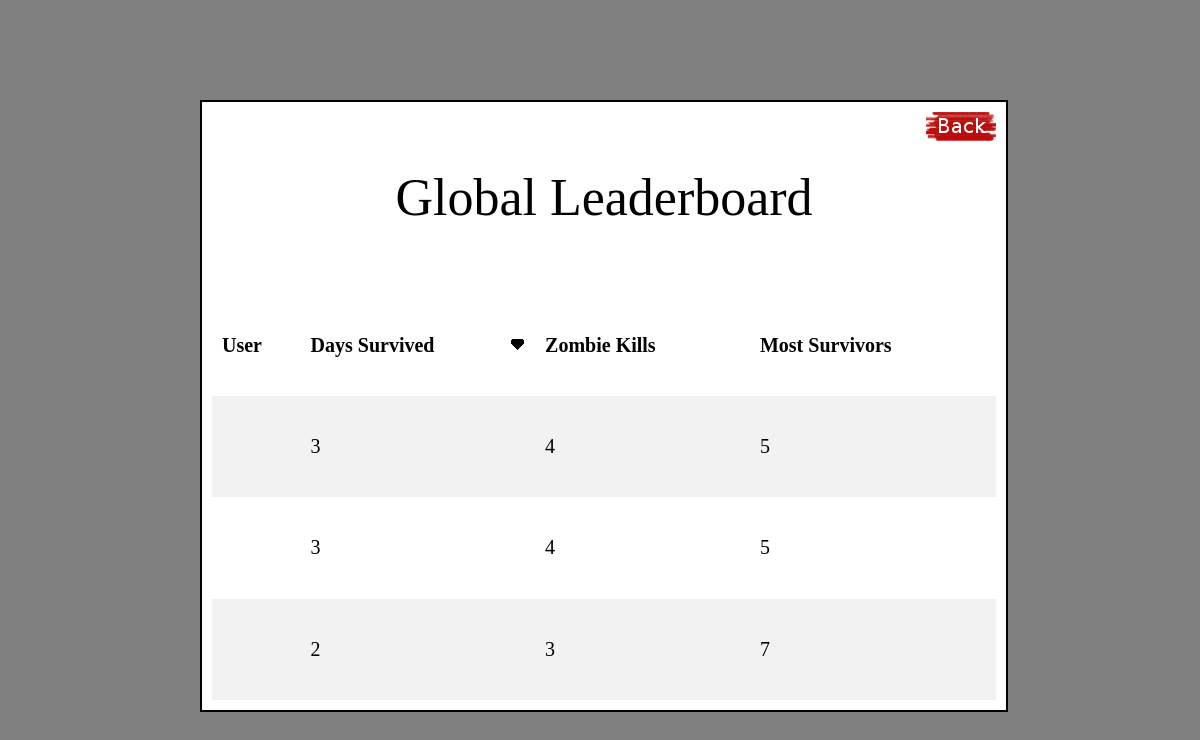
Before: /zombie/leaderboard/ with the older database file.
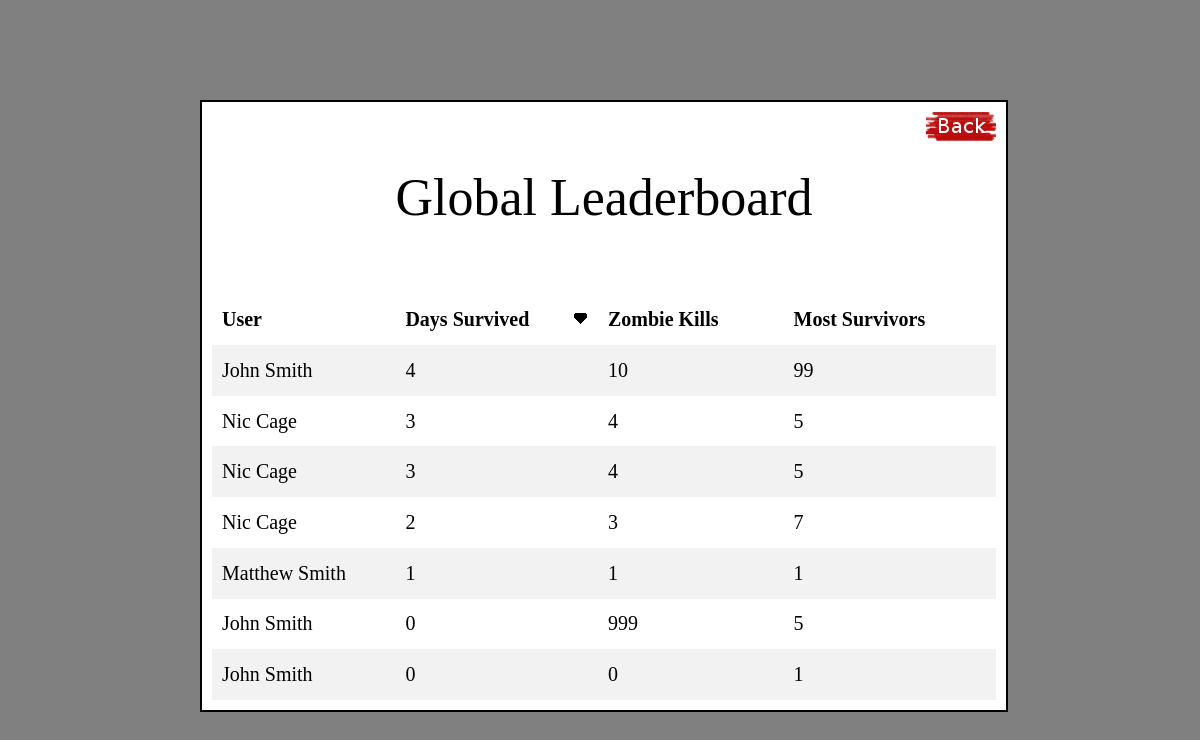
After: the same page with the newer database file.
### zombie/models.py (models this page shows, shortened)
class Score(models.Model):
    user = models.ForeignKey(UserProfile)
    days_survived = models.IntegerField()
    zombie_kills = models.IntegerField()
    most_survivors = models.IntegerField()

class UserProfile(models.Model):
    user = models.OneToOneField(User)
    avatar = models.ImageField(upload_to='profile_images', blank=True)
    friends = models.ManyToManyField('self', blank=True)
    has_killer_badge = models.BooleanField(default=False)
    has_survivor_badge = models.BooleanField(default=False)
    has_gatherer_badge = models.BooleanField(default=False)
    has_people_person_badge = models.BooleanField(default=False)
    has_explorer_badge = models.BooleanField(default=False)
    has_noob_badge = models.BooleanField(default=False)

### zombie/views.py (the view)
def leaderboard(request):
    if request.method == 'POST':
        if request.POST.get('sort_by') == 'days_survived':
            scores = Score.objects.order_by('-days_survived')[:10]
            scores_sorted_by = "days_survived"
        elif request.POST.get('sort_by') == 'zombie_kills':
            scores = Score.objects.order_by('-zombie_kills')[:10]
            scores_sorted_by = "zombie_kills"
        elif request.POST.get('sort_by') == 'most_survivors':
            scores = Score.objects.order_by('-most_survivors')[:10]
            scores_sorted_by = "most_survivors"
        else:
            scores = Score.objects.order_by('-days_survived')[:10]
            scores_sorted_by = "days_survived"
    else:
        scores = Score.objects.order_by('-days_survived')[:10]
        scores_sorted_by = "days_survived"
    context_dict = {
        'scores':scores,
        'scores_sorted_by':scores_sorted_by
    }
    return render(request, 'zombie/leaderboard.html', context_dict)

### templates/zombie/leaderboard.html (shortened to what this page needs)
<!DOCTYPE html>
{% load staticfiles %}
<html>
    <head>
        <link rel="stylesheet" type="text/css" href="{% static 'css/common_style.css' %}" />
        <link rel="stylesheet" type="text/css" href="{% static 'css/leaderboard_style.css' %}" />
    </head>
    <body>
        <div id="content_area">
            <div id="leaderboard_word">
                <span>Global Leaderboard</span>
            </div>
            <div id="back_button_div">
                <a href="/zombie/"><img src="{% static 'img/profile_back.png' %}"/></a>
            </div>
            <div id="leaderboard_table_div">
                <table id="leaderboard_table">
                    <tr>
                        <th>
                                User
                            </th>
                            <th {% if scores_sorted_by != 'days_survived' %} onmouseover="showTableSortButton1()" onmouseout="hideTableSortButton1()" {% endif %} >
                                Days Survived
                                <div class="sort_button_div">
                                    <form action="/zombie/leaderboard/" method="post">
                                        <input type="image" id="table_sort_button_1" src="{% static 'img/table_sort_button.png' %}" width=15 height=15 />
                                    </form>
                                </div>
                            </th>
                            <th {% if scores_sorted_by != 'zombie_kills' %} onmouseover="showTableSortButton2()" onmouseout="hideTableSortButton2()" {% endif %} >
                                Zombie Kills
                                <div class="sort_button_div">
                                    <form action="/zombie/leaderboard/" method="post">
                                    </form>
                                </div>
                            </th>
                            <th {% if scores_sorted_by != 'most_survivors' %} onmouseover="showTableSortButton3()" onmouseout="hideTableSortButton3()" {% endif %} >
                                Most Survivors
                                <div class="sort_button_div">
                                    <form action="/zombie/leaderboard/" method="post">
                                    </form>
                                </div>
                            </th>
                    </tr>
                    {% for score in scores %}
                        <tr>
                            <td>{{ score.user.user.first_name }} {{ score.user.user.last_name }}</td>
                            <td>{{ score.days_survived }}</td>
                            <td>{{ score.zombie_kills }}</td>
                            <td>{{ score.most_survivors }}</td>
                        </tr>
                    {% endfor %}
                </table>
            </div>
        </div>
    </body>
</html>

Changed rows visible on the page:
added Score: user.user.first_name "John", user.user.last_name "Smith", days_survived "4", zombie_kills "10", most_survivors "99"
changed through a linked row, Score (number 2 of 7 on the later page): user.user.first_name (not shown) → "Nic"; user.user.last_name (not shown) → "Cage"
changed through a linked row, Score (number 3 of 7 on the later page): user.user.first_name (not shown) → "Nic"; user.user.last_name (not shown) → "Cage"
changed through a linked row, Score (number 4 of 7 on the later page): user.user.first_name (not shown) → "Nic"; user.user.last_name (not shown) → "Cage"
added Score: user.user.first_name "Matthew", user.user.last_name "Smith", days_survived "1", zombie_kills "1", most_survivors "1"
added Score: user.user.first_name "John", user.user.last_name "Smith", days_survived "0", zombie_kills "999", most_survivors "5"
added Score: user.user.first_name "John", user.user.last_name "Smith", days_survived "0", zombie_kills "0", most_survivors "1"
